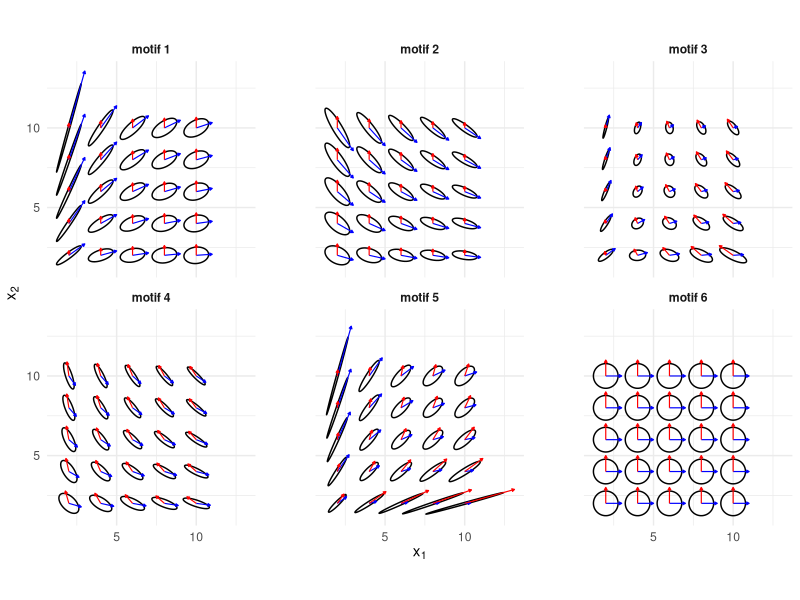
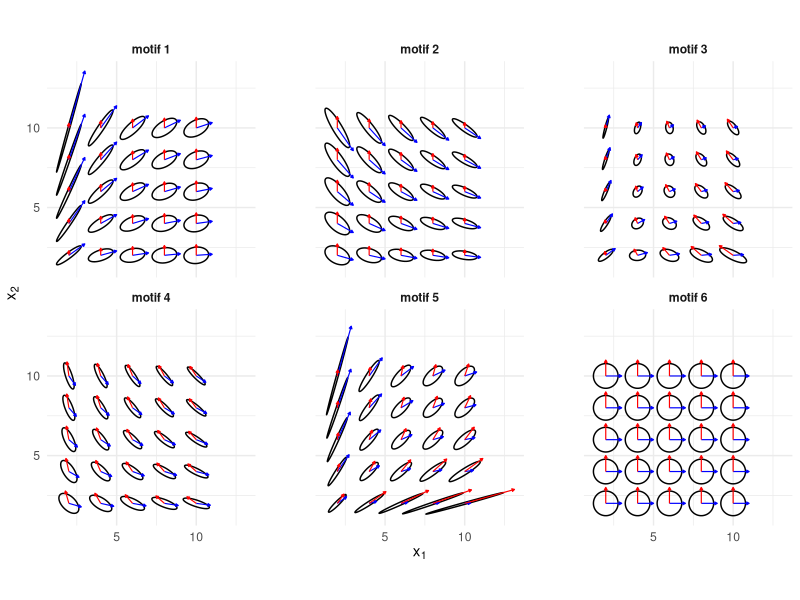

Recreate these plots in R, in order.
# Figure 2

library(tidyr)
library(purrr)
library(ggplot2)
library(dplyr)
library(ellipse)


### Jacobians
mut_dist <- 0.05

Sigma <- matrix(c(2 * mut_dist, 0, 0, 2 * mut_dist), nrow = 2)

J1 <- function(x1, x2, g = 1, th = 5) {
  
  a1 <- g*x1
  a2 <- (g*x2*(th+x1))/(x1)
  
  return(matrix(c(
    1/g,
    a2 * th / (g * (a1 + th)^2), 
    0, 
    a1/(g*(th + a1))
  ), nrow = 2))
}

J2 <- function(x1, x2, g = 1, th = 5) {
  
  a1 <- g*x1
  a2 <- (g*x2)/(1-(x1/(th+x1)))
  
  x1 <- a1/g
  x2 <- (a2*(1-((a1/g)/(th+((a1)/(g))))))/(g)
  
  
  return(matrix(c(
    1/g, 
    - a2 * th/(a1 + g * th)^2, 
    0, 
    (1-((a1/g)/(th+((a1)/(g)))))/(g)
  ), nrow = 2))
}

J3 <- function(x1, x2, g = 1, th = 5) {
  
  a1 <- (g*x1)/(1-((x2)/(th+x2)))
  a2 <- (g*x2*(th+x1))/(x1)
  
  return(matrix(c((th*(a1 + 2*a2+g*th + sqrt(4 * a1 * a2 +(a1+g*th)^2)))/(2*(a2 + g * th)*sqrt(4 * a1 * a2 + (a1 + g * th)^2)), 
                  ((a1 + 2 * a2 + g * th)/sqrt(4 * a1 * a2 + (a1 + g * th)^2) -1)/(2*g), 
                  -(4 * a1^2 * th)/(sqrt(4 * a1 * a2 + (a1 + g * th)^2)*(-a1+g * th + sqrt(4 * a1 * a2 + (a1 + g * th)^2))^2), 
                  a1/(g * sqrt(4 * a1 * a2 + (a1 + g * th)^2))), nrow = 2))
}

J4 <- function(x1, x2, g = 1, th = 5) {
  
  a1 <- (g*x1*(th+x2))/(th)
  a2 <- (g*x2*(th+x1))/(th)
  
  return(matrix(c(
    (1+(a1 - a2 + g * th)/(sqrt(4 * a1 * g * th + (-a1 + a2 + g * th)^2)))/(2*g), 
    (-1+(a1 - a2 + g * th)/(sqrt(4 * a1 * g * th + (-a1 + a2 + g * th)^2)))/(2*g), 
    (-1+(-a1 + a2 + g * th)/(sqrt(4 * a1 * g * th + (-a1 + a2 + g * th)^2)))/(2*g), 
    (1+(-a1 + a2 + g * th)/(sqrt(4 * a1 * g * th + (-a1 + a2 + g * th)^2)))/(2*g)
  ), nrow = 2))
}

J5 <- function(x1, x2, g = 1, th = 5) {
  
  a1 <- (g*x1*(th+x2))/(x2)
  a2 <- (g*x2*(th+x1))/(x1)
  
  return(matrix(c(
    a2/(g*(a2 + th)), 
    (th*(a2 + th))/(g*(a1 + th)^2), 
    (th*(a1 + th))/(g*(a2 + th)^2), 
    a1/(g * (a1 + th))
  ), nrow = 2))
}

J6 <- function(x1, x2, g = 1, th = 5) {
  
  a1 <- x1*g
  a2 <- x2*g
  
  return(matrix(c(1/g, 0, 0, 1/g), nrow = 2))
}


J_matrix <- list(
  J1  = J1,
  J2  = J2,
  J3  = J3,
  J4  = J4,
  J5  = J5,
  J6  = J6
)

mat_to_ellipse <- function(M, centre, level = 0.95) {
  e <- as.data.frame(ellipse(M, centre = centre, level = level))
  colnames(e) <- c("ex", "ey")
  e
}

ellipse_df <- function(x_vals, y_vals, Sigma, J_matrix, level = 0.95) {
  
  expand_grid(
    J_id = seq_along(J_matrix),
    x    = x_vals,
    y    = y_vals
  ) %>%
    mutate(
      ellipse = pmap(
        list(J_id, x, y),
        function(j, x, y) {
          J_fun <- J_matrix[[j]]
          M <- J_fun(x, y, th = 5) %*% Sigma %*% t(J_fun(x, y, th = 5))
          if (any(is.na(M)) || any(eigen(M, symmetric = TRUE)$values <= 0)) {
            return(NULL)
          }
          mat_to_ellipse(M, centre = c(x, y), level)
        }
      )
    ) %>%
    unnest(ellipse, keep_empty = TRUE)
}


ell_df <- ellipse_df(
  x_vals = seq(2, 10, length.out = 5),
  y_vals = seq(2, 10, length.out = 5),
  Sigma  = Sigma,
  J_matrix = J_matrix
)

ell_df <- ell_df %>%
  rename(motif = J_id)

label_motif <- function(value) {
  paste("motif", value)  
}

sensitivity <- expand_grid(
  motif = 1:6,
  x1    = seq(2, 10, length.out = 5),
  x2    = seq(2, 10, length.out = 5)
)


sensitivity <- sensitivity %>%
  rowwise() %>%
  mutate(
    J = list(J_matrix[[motif]](x1, x2)),
    x1a1 = x1 +  J[1,1],
    x2a1 = x2 +  J[2,1],
    x1a2 = x1 +  J[1,2],
    x2a2 = x2 +  J[2,2]
  ) %>%
  select(-J) %>%
  ungroup()


ggplot(ell_df, aes(ex, ey, group = interaction(motif, x, y))) +
  geom_path() +
  geom_segment(data = sensitivity, aes(
    x=x1,
    y=x2,
    xend=x1a1,
    yend = x2a1
  ), arrow = arrow(length = unit(0.07, "cm"), type = "closed"), colour="blue", linewidth = 0.4,   inherit.aes = FALSE)+
  geom_segment(data = sensitivity, aes(
    x=x1,
    y=x2,
    xend=x1a2,
    yend = x2a2
  ), arrow = arrow(length = unit(0.07, "cm"), type = "closed"), colour="red", linewidth = 0.4,   inherit.aes = FALSE)+
  coord_equal() +
  theme_minimal()+
  facet_wrap(~motif, labeller = labeller(motif = label_motif))+xlab(expression(x[1]))+ylab(expression(x[2]))+
  theme(strip.text = element_text(face = "bold"))+
  theme(panel.spacing.x = unit(3, "lines"))  

ggsave("hohenlohe_M-matrix.png", width = 7, height =4, bg = "white")
